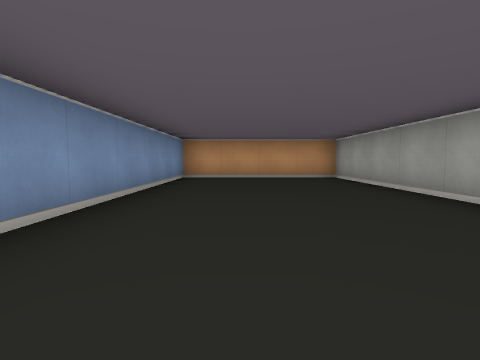
View 1 (above)

12 first-person views from a walk through a cub3D level. The camera is about half as high as the walls, tilts 4° down and sees 80° across. The floor is counted in squares. Each view is taken from the middle of a square. On the plan, view 1 faces up. The plan holds only what a view shows up to about 9 squares ahead; the rest is blank.

View 2
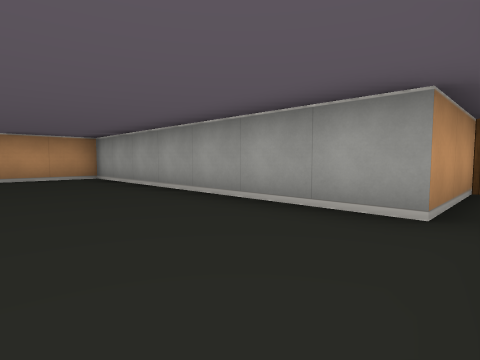

View 3
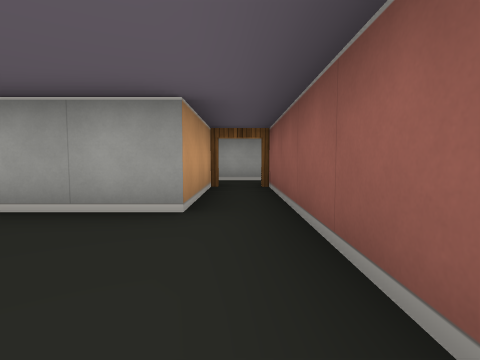

View 4
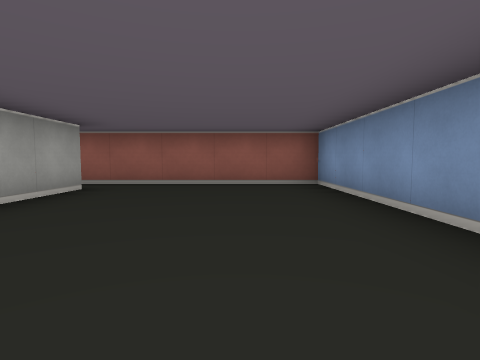

View 5
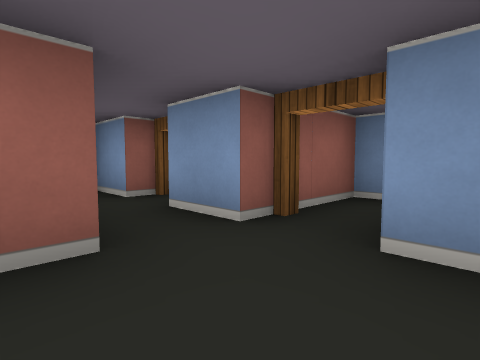

View 6
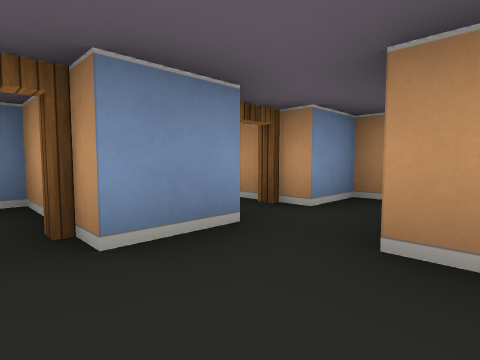

View 7
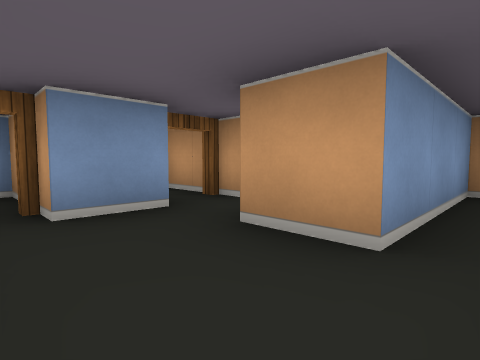

View 8
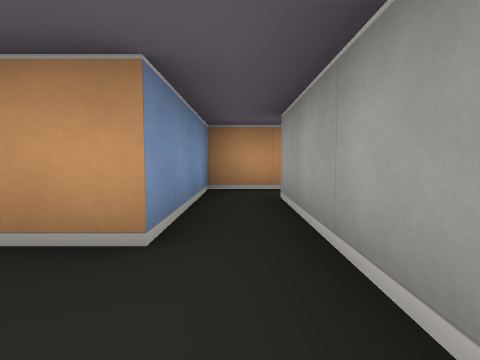

View 9
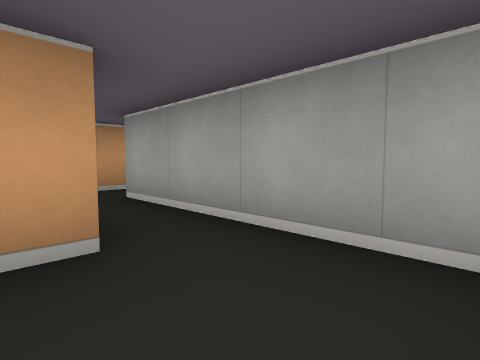

View 10
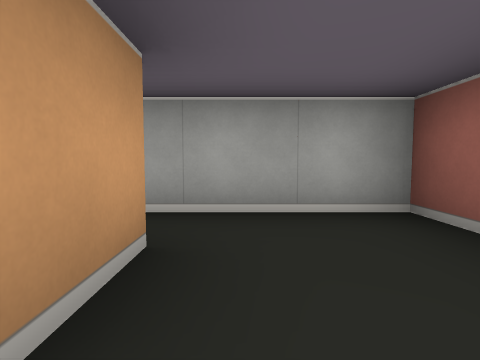

View 11
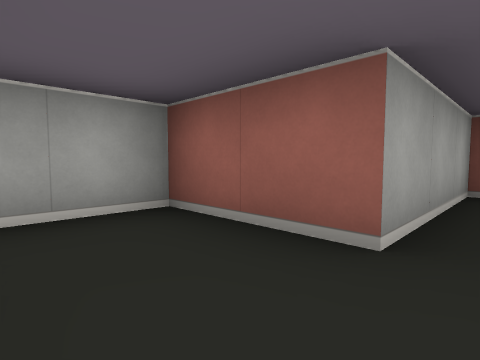

View 12
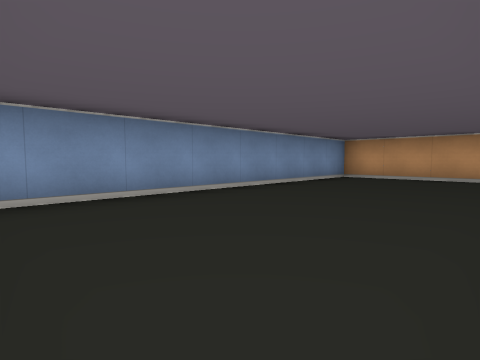

### Floor plan
Points are (right, up) in squares from view 1. A wall is a line through its corners. A room is listed if a view was taken in it or the views show most of it. See-through windows are left out.
Room 1 (views 1, 2, 3, 4, 12)
walls: (5.1, 0.5) (2.5, 0.5) (2.5, 7.5) (-1.5, 7.5) (-1.5, -0.5) (5.5, -0.5)
ways out: open door at (5, 0) to room 3
Room 2 (views 5, 6, 7, 8, 9)
walls: (7.5, 3.5) (6.5, 3.5); (6.5, 1.5) (8.5, 1.5) (8.5, 3.5)
ways out: opening at (7, 2.5) to room 3; opening at (8, 4.5) to room 4
Room 3 (views 10, 11)
walls: (5.5, 1.5) (5.5, 0.5); (5.5, 3.6) (5.5, 2.5); (5.5, -0.5) (5.5, -1.5); (5.5, 5.6) (5.5, 4.5); (6.5, -1.6) (6.5, 1.5)
ways out: open door at (5, 0) to room 1; opening at (7, 2.5) to room 2; open door at (5, 4) to room 5; open door at (5, 2) to room 6
Room 4 (no view inside)
walls: (8.5, 3.5) (8.5, 5.5); (9, 6.5) (7.5, 6.5) (7.5, 3.5)
ways out: opening at (8, 4.5) to room 2; opening at (9, 6)
Room 5 (no view inside)
walls: (5.5, 4.5) (3.8, 4.5)
ways out: open door at (5, 4) to room 3
Room 6 (no view inside)
walls: (5.5, 2.5) (3.5, 2.5) (3.5, 1.5) (5.5, 1.5)
ways out: open door at (5, 2) to room 3

Positions as (right, up) in squares from view 1, and headings:
1: (0, 0), facing up
2: (0, 0), facing up-right
3: (0, 0), facing right
4: (0, 5), facing down
5: (7, 3), facing down-left
6: (7, 2), facing up-left
7: (8, 2), facing up-left
8: (8, 2), facing up
9: (7, 2), facing up-right
10: (6, 3), facing right
11: (6, 3), facing down-right
12: (2, 0), facing up-left
